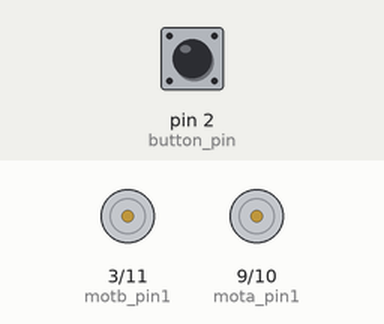
This sketch was run on a simulated Arduino Uno, built with avr-gcc and run on an emulated ATmega328P. On the bench: motor-driver pin pairs drawn as motors (green arrow = first pin HIGH = forward, orange = second pin HIGH = backward, longer = more drive). Inputs (shaded band) come from the test bench; at power-on: pin 2 (button_pin) HIGH.

Above: at 1.2 s.
1.3 s: pin 2 (button_pin) pulled LOW for 0.15 s
At 1.45 s:
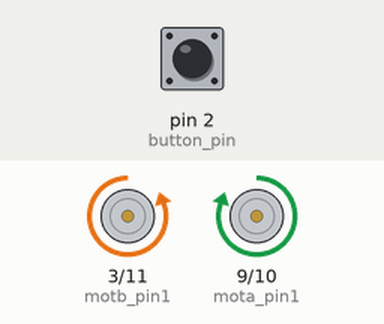
At 7.65 s:
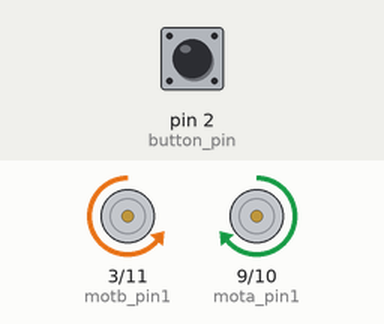
Timing chart, 0 to 28.3 s (numbered marks = the images above; inputs shaded):
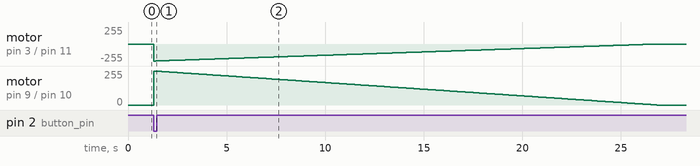

The sketch:

speedcontrol_updated.ino
```cpp
/*
Challenges:
1) Rewire motors to pins 3,11,9 and 10
2) Make functions for forward, backwards and stop
3) Make function for forward and backwards that allows you to set speed
4) Make your car move and slow down by using the for loop
5) Change forward and backwards functions so that you can set the speed for BOTH motors.
6) Create function to turnRight() and turnLeft()
*/

int motb_pin1 = 3;
int motb_pin2 = 11;

int mota_pin1 = 9;
int mota_pin2 = 10;

int button_pin = 2;

void setup() {

  //-Control Motor B
  pinMode(motb_pin1,OUTPUT);
  pinMode(motb_pin2,OUTPUT);

  //-Control Motor A
  pinMode(mota_pin1,OUTPUT);
  pinMode(mota_pin2,OUTPUT);

  //- button
  pinMode(button_pin,INPUT_PULLUP);

}

//- turn 90 degrees
void turnRight() {

}

void turnLeft() {

}

void stop() {
  //- motor a
  analogWrite(mota_pin1,255);
  analogWrite(mota_pin2,255);

  //- motor b
  analogWrite(motb_pin1,255);
  analogWrite(motb_pin2,255);
}

void moveForward(int speed) {

  //- motor a
  analogWrite(mota_pin1,speed);
  analogWrite(mota_pin2,0);

  //- motor b
  analogWrite(motb_pin1,0);
  analogWrite(motb_pin2,speed);

}

void moveBackward(int speed) {

  //- motor a
  analogWrite(mota_pin1,0);
  analogWrite(mota_pin2,speed);

  //- motor b
  analogWrite(motb_pin1,speed);
  analogWrite(motb_pin2,0);

}


void loop() {

  if (digitalRead(button_pin)==LOW) {
    for (int i=255;i>0;i--) {
      moveForward(i);
      delay(100);
    }


  }
  else {
    stop();
  }

}
```
